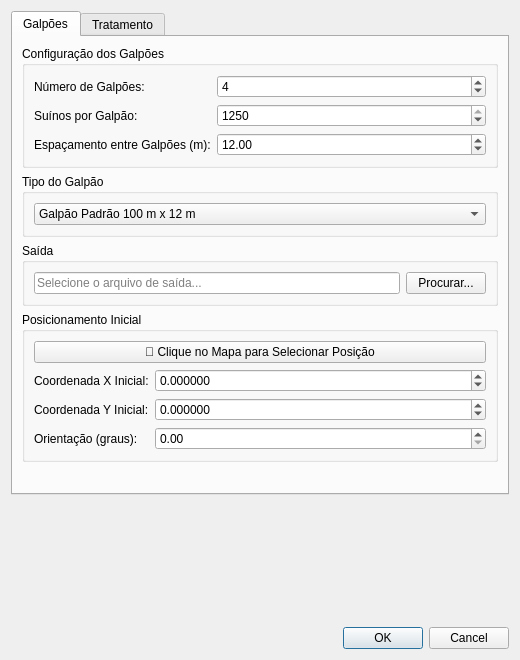
<?xml version="1.0" encoding="UTF-8"?>
<ui version="4.0">
 <class>SuinoAlphaDialogBase</class>
 <widget class="QDialog" name="SuinoAlphaDialogBase">
  <property name="geometry">
   <rect>
    <x>0</x>
    <y>0</y>
    <width>520</width>
    <height>660</height>
   </rect>
  </property>
  <property name="windowTitle">
   <string>Dimensionamento de Suinocultura</string>
  </property>
  <layout class="QVBoxLayout" name="verticalLayout">
   <item>
    <widget class="QTabWidget" name="tabWidget">
     <property name="currentIndex">
      <number>0</number>
     </property>
     <widget class="QWidget" name="tab_galpoes">
      <attribute name="title">
       <string>Galpões</string>
      </attribute>
      <layout class="QVBoxLayout" name="verticalLayout_tab_galpoes">
       <item>
        <widget class="QGroupBox" name="groupBox_galpoes">
         <property name="title">
          <string>Configuração dos Galpões</string>
         </property>
         <layout class="QFormLayout" name="formLayout_galpoes">
          <item row="0" column="0">
           <widget class="QLabel" name="label_num_galpoes">
            <property name="text">
             <string>Número de Galpões:</string>
            </property>
           </widget>
          </item>
          <item row="0" column="1">
           <widget class="QSpinBox" name="spinBox_num_galpoes">
            <property name="minimum">
             <number>1</number>
            </property>
            <property name="maximum">
             <number>50</number>
            </property>
            <property name="value">
             <number>4</number>
            </property>
           </widget>
          </item>
          <item row="1" column="0">
           <widget class="QLabel" name="label_suinos_por_galpao">
            <property name="text">
             <string>Suínos por Galpão:</string>
            </property>
           </widget>
          </item>
          <item row="1" column="1">
           <widget class="QSpinBox" name="spinBox_suinos_por_galpao">
            <property name="minimum">
             <number>100</number>
            </property>
            <property name="maximum">
             <number>1250</number>
            </property>
            <property name="singleStep">
             <number>50</number>
            </property>
            <property name="value">
             <number>1250</number>
            </property>
           </widget>
          </item>
          <item row="2" column="0">
           <widget class="QLabel" name="label_espacamento">
            <property name="text">
             <string>Espaçamento entre Galpões (m):</string>
            </property>
           </widget>
          </item>
          <item row="2" column="1">
           <widget class="QDoubleSpinBox" name="doubleSpinBox_espacamento">
            <property name="minimum">
             <double>10.000000000000000</double>
            </property>
            <property name="maximum">
             <double>20.000000000000000</double>
            </property>
            <property name="value">
             <double>12.000000000000000</double>
            </property>
           </widget>
          </item>
         </layout>
        </widget>
       </item>
       <item>
        <widget class="QGroupBox" name="groupBox_tipo_galpao">
         <property name="title">
          <string>Tipo do Galpão</string>
         </property>
         <layout class="QVBoxLayout" name="verticalLayout_tipo">
          <item>
           <widget class="QComboBox" name="comboBox_tipo_galpao">
            <item>
             <property name="text">
              <string>Galpão Padrão 100 m x 12 m</string>
             </property>
            </item>
            <item>
             <property name="text">
              <string>Galpão New Design 120 m x 20 m</string>
             </property>
            </item>
           </widget>
          </item>
         </layout>
        </widget>
       </item>
       <item>
        <widget class="QGroupBox" name="groupBox_output">
         <property name="title">
          <string>Saída</string>
         </property>
         <layout class="QHBoxLayout" name="horizontalLayout_output">
          <item>
           <widget class="QLineEdit" name="lineEdit_output_path">
            <property name="placeholderText">
             <string>Selecione o arquivo de saída...</string>
            </property>
           </widget>
          </item>
          <item>
           <widget class="QPushButton" name="pushButton_browse">
            <property name="text">
             <string>Procurar...</string>
            </property>
           </widget>
          </item>
         </layout>
        </widget>
       </item>
       <item>
        <widget class="QGroupBox" name="groupBox_posicionamento">
         <property name="title">
          <string>Posicionamento Inicial</string>
         </property>
         <layout class="QVBoxLayout" name="verticalLayout_posicionamento">
          <item>
           <layout class="QHBoxLayout" name="horizontalLayout_coords">
            <item>
             <widget class="QPushButton" name="pushButton_select_point">
              <property name="toolTip">
               <string>Clique neste botão e depois clique no mapa para definir a posição inicial dos galpões</string>
              </property>
              <property name="text">
               <string>📍 Clique no Mapa para Selecionar Posição</string>
              </property>
             </widget>
            </item>
           </layout>
          </item>
          <item>
           <layout class="QFormLayout" name="formLayout_posicao">
            <item row="0" column="0">
             <widget class="QLabel" name="label_coord_x">
              <property name="text">
               <string>Coordenada X Inicial:</string>
              </property>
             </widget>
            </item>
            <item row="0" column="1">
             <widget class="QDoubleSpinBox" name="doubleSpinBox_coord_x">
              <property name="decimals">
               <number>6</number>
              </property>
              <property name="minimum">
               <double>-999999.000000000000000</double>
              </property>
              <property name="maximum">
               <double>999999.000000000000000</double>
              </property>
              <property name="value">
               <double>0.000000000000000</double>
              </property>
             </widget>
            </item>
            <item row="1" column="0">
             <widget class="QLabel" name="label_coord_y">
              <property name="text">
               <string>Coordenada Y Inicial:</string>
              </property>
             </widget>
            </item>
            <item row="1" column="1">
             <widget class="QDoubleSpinBox" name="doubleSpinBox_coord_y">
              <property name="decimals">
               <number>6</number>
              </property>
              <property name="minimum">
               <double>-999999.000000000000000</double>
              </property>
              <property name="maximum">
               <double>999999.000000000000000</double>
              </property>
              <property name="value">
               <double>0.000000000000000</double>
              </property>
             </widget>
            </item>
            <item row="2" column="0">
             <widget class="QLabel" name="label_orientacao">
              <property name="text">
               <string>Orientação (graus):</string>
              </property>
             </widget>
            </item>
            <item row="2" column="1">
             <widget class="QDoubleSpinBox" name="doubleSpinBox_orientacao">
              <property name="maximum">
               <double>360.000000000000000</double>
              </property>
              <property name="value">
               <double>0.000000000000000</double>
              </property>
             </widget>
            </item>
           </layout>
          </item>
         </layout>
        </widget>
       </item>
       <item>
        <spacer name="verticalSpacer_tab_galpoes">
         <property name="orientation">
          <enum>Qt::Vertical</enum>
         </property>
         <property name="sizeHint" stdset="0">
          <size>
           <width>20</width>
           <height>20</height>
          </size>
         </property>
        </spacer>
       </item>
      </layout>
     </widget>
     <widget class="QWidget" name="tab_tratamento">
      <attribute name="title">
       <string>Tratamento</string>
      </attribute>
      <layout class="QVBoxLayout" name="verticalLayout_tab_tratamento">
       <item>
        <widget class="QGroupBox" name="groupBox_tratamento">
         <property name="title">
          <string>Dimensionamento de Tratamento</string>
         </property>
         <layout class="QFormLayout" name="formLayout_tratamento">
          <item row="0" column="0">
           <widget class="QLabel" name="label_sistema_producao">
            <property name="text">
             <string>Sistema de Produção:</string>
            </property>
           </widget>
          </item>
          <item row="0" column="1">
           <widget class="QComboBox" name="comboBox_sistema_producao">
            <item>
             <property name="text">
              <string>Ciclo Completo (CC)</string>
             </property>
            </item>
            <item>
             <property name="text">
              <string>Unidade de Produção de Leitões (UPL)</string>
             </property>
            </item>
            <item>
             <property name="text">
              <string>Unidade de Produção de Desmamados (UPD)</string>
             </property>
            </item>
            <item>
             <property name="text">
              <string>Crechário (CR)</string>
             </property>
            </item>
            <item>
             <property name="text">
              <string>Unidade de Terminação (UT)</string>
             </property>
            </item>
           </widget>
          </item>
          <item row="1" column="0">
           <widget class="QLabel" name="label_total_animais">
            <property name="text">
             <string>Total de Animais:</string>
            </property>
           </widget>
          </item>
          <item row="1" column="1">
           <widget class="QSpinBox" name="spinBox_total_animais">
            <property name="minimum">
             <number>1</number>
            </property>
            <property name="maximum">
             <number>200000</number>
            </property>
            <property name="value">
             <number>5000</number>
            </property>
           </widget>
          </item>
          <item row="2" column="0">
           <widget class="QLabel" name="label_efluente_diario">
            <property name="text">
             <string>Efluente (m³/suíno/dia):</string>
            </property>
           </widget>
          </item>
          <item row="2" column="1">
           <widget class="QDoubleSpinBox" name="doubleSpinBox_efluente_diario">
            <property name="decimals">
             <number>4</number>
            </property>
            <property name="minimum">
             <double>0.001000000000000</double>
            </property>
            <property name="maximum">
             <double>0.100000000000000</double>
            </property>
            <property name="singleStep">
             <double>0.001000000000000</double>
            </property>
            <property name="value">
             <double>0.013000000000000</double>
            </property>
           </widget>
          </item>
          <item row="3" column="0">
           <widget class="QLabel" name="label_trh_biodigestor">
            <property name="text">
             <string>TRH Biodigestor (dias):</string>
            </property>
           </widget>
          </item>
          <item row="3" column="1">
           <widget class="QDoubleSpinBox" name="doubleSpinBox_trh_biodigestor">
            <property name="decimals">
             <number>1</number>
            </property>
            <property name="minimum">
             <double>22.000000000000000</double>
            </property>
            <property name="maximum">
             <double>50.000000000000000</double>
            </property>
            <property name="singleStep">
             <double>1.000000000000000</double>
            </property>
            <property name="value">
             <double>30.000000000000000</double>
            </property>
           </widget>
          </item>
          <item row="4" column="0">
           <widget class="QLabel" name="label_trh_total">
            <property name="text">
             <string>TRH Total Sistema (dias):</string>
            </property>
           </widget>
          </item>
          <item row="4" column="1">
           <widget class="QDoubleSpinBox" name="doubleSpinBox_trh_total">
            <property name="decimals">
             <number>0</number>
            </property>
            <property name="minimum">
             <double>120.000000000000000</double>
            </property>
            <property name="maximum">
             <double>365.000000000000000</double>
            </property>
            <property name="singleStep">
             <double>5.000000000000000</double>
            </property>
            <property name="value">
             <double>120.000000000000000</double>
            </property>
           </widget>
          </item>
          <item row="5" column="0">
           <widget class="QLabel" name="label_altura_biodigestor">
            <property name="text">
             <string>Altura Biodigestor (m):</string>
            </property>
           </widget>
          </item>
          <item row="5" column="1">
           <widget class="QDoubleSpinBox" name="doubleSpinBox_altura_biodigestor">
            <property name="decimals">
             <number>2</number>
            </property>
            <property name="minimum">
             <double>1.500000000000000</double>
            </property>
            <property name="maximum">
             <double>6.000000000000000</double>
            </property>
            <property name="singleStep">
             <double>0.100000000000000</double>
            </property>
            <property name="value">
             <double>4.000000000000000</double>
            </property>
           </widget>
          </item>
          <item row="6" column="0">
           <widget class="QLabel" name="label_altura_lagoas">
            <property name="text">
             <string>Altura Lagoas (m):</string>
            </property>
           </widget>
          </item>
          <item row="6" column="1">
           <widget class="QDoubleSpinBox" name="doubleSpinBox_altura_lagoas">
            <property name="decimals">
             <number>2</number>
            </property>
            <property name="minimum">
             <double>1.500000000000000</double>
            </property>
            <property name="maximum">
             <double>5.000000000000000</double>
            </property>
            <property name="singleStep">
             <double>0.100000000000000</double>
            </property>
            <property name="value">
             <double>3.000000000000000</double>
            </property>
           </widget>
          </item>
          <item row="7" column="0" colspan="2">
           <widget class="QPushButton" name="pushButton_generate_report">
            <property name="text">
             <string>Gerar Relatório Biodigestor e Lagoas</string>
            </property>
           </widget>
          </item>
         </layout>
        </widget>
       </item>
       <item>
        <spacer name="verticalSpacer_tab_tratamento">
         <property name="orientation">
          <enum>Qt::Vertical</enum>
         </property>
         <property name="sizeHint" stdset="0">
          <size>
           <width>20</width>
           <height>20</height>
          </size>
         </property>
        </spacer>
       </item>
      </layout>
     </widget>
    </widget>
   </item>
   <item>
    <spacer name="verticalSpacer">
     <property name="orientation">
      <enum>Qt::Vertical</enum>
     </property>
     <property name="sizeHint" stdset="0">
      <size>
       <width>20</width>
       <height>40</height>
      </size>
     </property>
    </spacer>
   </item>
   <item>
    <widget class="QDialogButtonBox" name="button_box">
     <property name="orientation">
      <enum>Qt::Horizontal</enum>
     </property>
     <property name="standardButtons">
      <set>QDialogButtonBox::Cancel|QDialogButtonBox::Ok</set>
     </property>
    </widget>
   </item>
  </layout>
 </widget>
 <resources/>
 <connections>
  <connection>
   <sender>button_box</sender>
   <signal>accepted()</signal>
   <receiver>SuinoAlphaDialogBase</receiver>
   <slot>accept()</slot>
   <hints>
    <hint type="sourcelabel">
     <x>20</x>
     <y>20</y>
    </hint>
    <hint type="destinationlabel">
     <x>20</x>
     <y>20</y>
    </hint>
   </hints>
  </connection>
  <connection>
   <sender>button_box</sender>
   <signal>rejected()</signal>
   <receiver>SuinoAlphaDialogBase</receiver>
   <slot>reject()</slot>
   <hints>
    <hint type="sourcelabel">
     <x>20</x>
     <y>20</y>
    </hint>
    <hint type="destinationlabel">
     <x>20</x>
     <y>20</y>
    </hint>
   </hints>
  </connection>
 </connections>
</ui>
